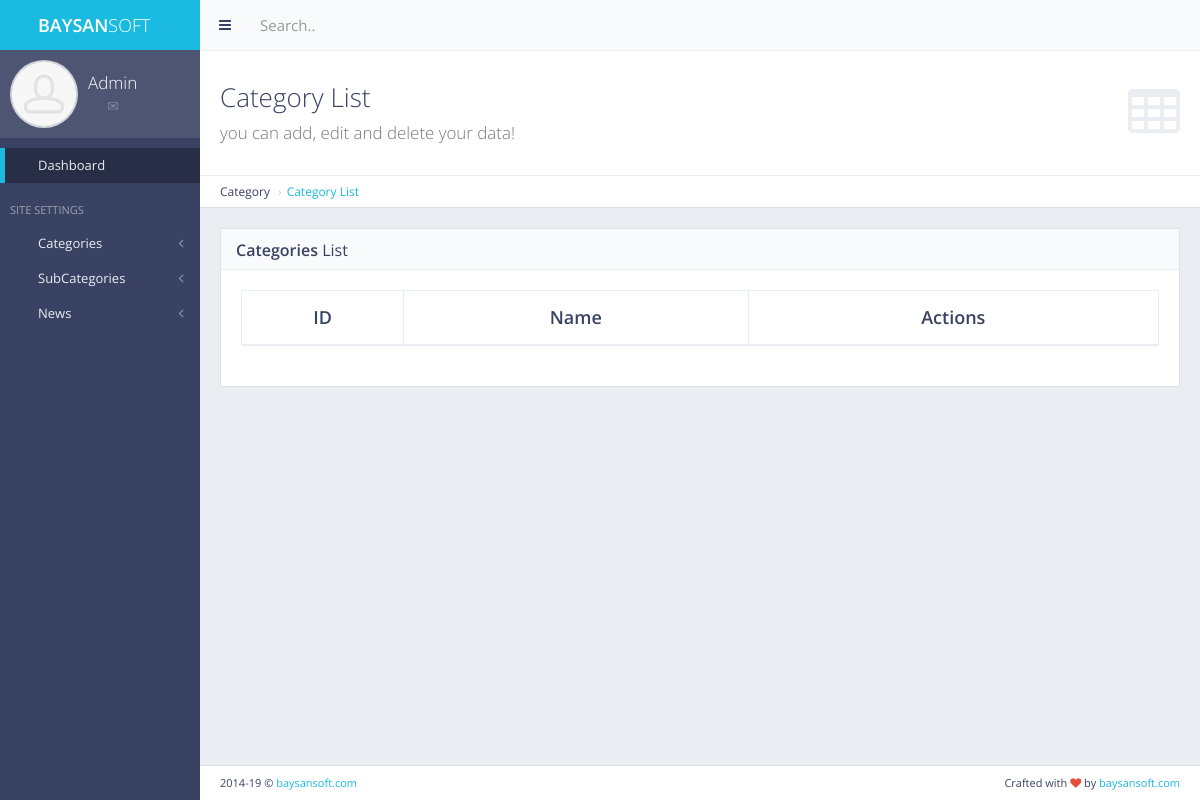
/panel/category/list/, run on an earlier commit of the app's database.
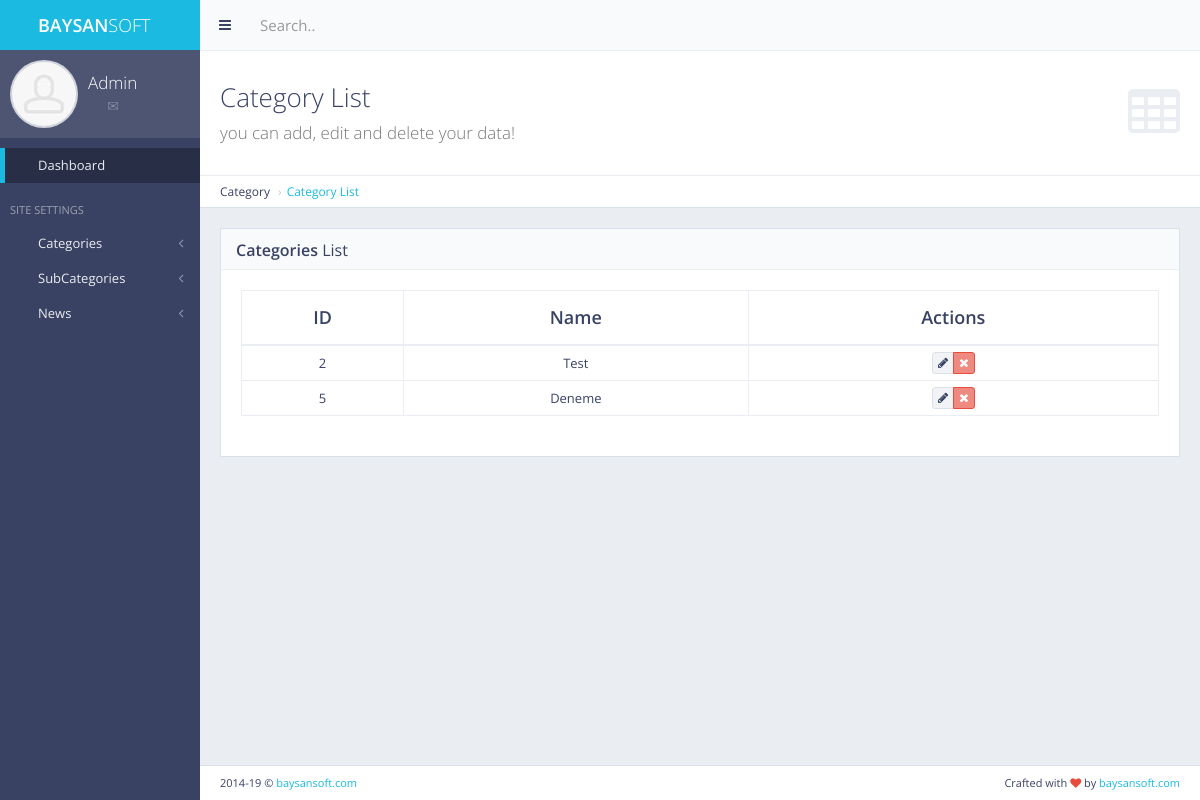
And on a later commit of the database.
### category/models.py (models this page shows, shortened)
class Category(models.Model):
    name = models.CharField(max_length=255)
    class Meta:
        verbose_name = "Category"
        verbose_name_plural = "Categories"

### panel/views.py (the view)
# urls.py: path('category/list/', views.category_list, name='category_list'),
def category_list(request):
    categories = Category.objects.all()
    context = {
        'categories': categories
    }
    return render(request, 'back/category_list.html', context=context)

### main/templates/back/category_list.html (shortened to what this page needs)
{% extends 'back/layout.html' %}
{% load static %}
{% block body %}
    <div class="content-header">
        <div class="header-section">
            <h1>
                <i class="fa fa-table"></i>Category List<br><small>you can add, edit and delete your data!</small>
            </h1>
        </div>
    </div>
    <ul class="breadcrumb breadcrumb-top">
        <li>Category</li>
        <li><a href="{% url 'panel:category_list' %}">Category List</a></li>
    </ul>
    <div class="block full">
        <div class="block-title">
            <h2><strong>Categories</strong> List</h2>
        </div>
        <div class="table-responsive">
            <table id="example-datatable" class="table table-vcenter table-condensed table-bordered">
                <thead>
                <tr>
                    <th class="text-center">ID</th>
                    <th class="text-center">Name</th>
                    <th class="text-center">Actions</th>
                </tr>
                </thead>
                <tbody>
                {% for cat in categories %}
                    <tr>
                        <td class="text-center">{{ cat.id }}</td>
                        <td class="text-center">{{ cat.name }}</td>
                        <td class="text-center">
                            <div class="btn-group">
                                <a href="" data-toggle="tooltip" title="Edit"
                                   class="btn btn-xs btn-default"><i class="fa fa-pencil"></i></a>
                                <a href="{% url 'panel:category_delete' pk=cat.pk %}" data-toggle="tooltip"
                                   title="Delete"
                                   class="btn btn-xs btn-danger"><i class="fa fa-times"></i></a>
                            </div>
                        </td>
                    </tr>
                {% endfor %}
                </tbody>
            </table>
        </div>
    </div>
{% endblock body %}

What changed in the data, as far as the page shows it:
added Category: id "2", name "Test"
added Category: id "5", name "Deneme"
